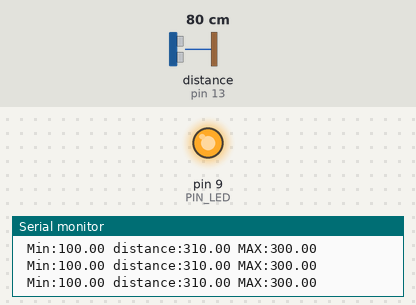
This sketch was run on a simulated Arduino Uno, built with avr-gcc and run on an emulated ATmega328P. On the bench: output pins drawn as LEDs (lit = HIGH), the last lines printed to the serial monitor. Wiring (inferred from the names in the program): ultrasonic range finder: trigger pin 12; echo pin 13. The inputs (shaded band) are chosen by the test bench; at power-on: distance to the obstacle (sensor on pin 13) 80 cm. The echo pulse lasts 58.3 µs per cm; pins used as bus, display or sensor lines are not drawn.

Above: at 1.2 s.
1.3 s: distance to the obstacle (sensor on pin 13) set to 34 cm
2.8 s: distance to the obstacle (sensor on pin 13) set to 27 cm
At 4.1 s:
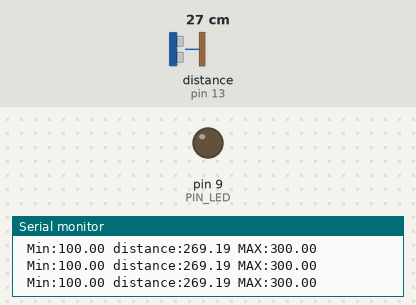
4.4 s: distance to the obstacle (sensor on pin 13) set to 12 cm
5.9 s: distance to the obstacle (sensor on pin 13) set to 9 cm
At 6.4 s:
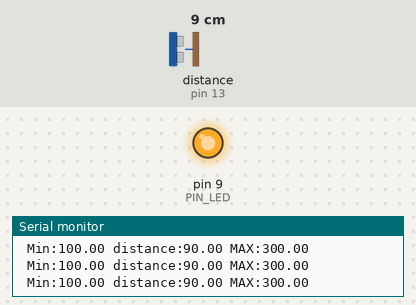
7.5 s: distance to the obstacle (sensor on pin 13) set to 18 cm
At 8.5 s:
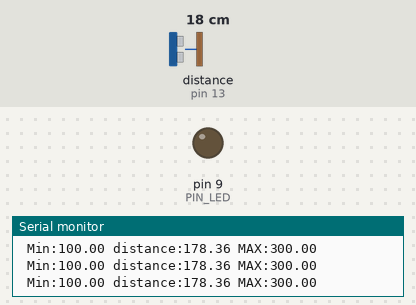
Timing chart, 0 to 10.0 s (numbered marks = the images above; inputs shaded):
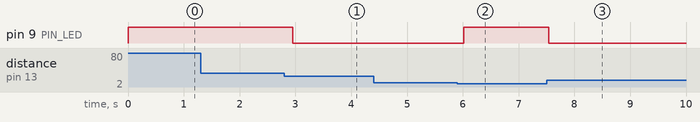

The sketch:

07_example_0.ino
```cpp
#define PIN_LED 9
#define PIN_TRIG 12
#define PIN_ECHO 13

#define SND_VEL 346.0 //거리 346m
#define INTERVAL 100
#define PULSE_DURATION 10
#define _DIST_MIN 100.0
#define _DIST_MAX 300.0

#define TIMEOUT ((INTERVAL / 2) * 1000.0)
#define SCALE (0.001 * 0.5 * SND_VEL) // 단위맞춰주기 위해서 * 왔다갔다하는거리 /2 * 거리


float USS_measure(int TRIG, int ECHO){
  digitalWrite(TRIG,HIGH);
  delayMicroseconds(PULSE_DURATION);
  digitalWrite(TRIG, LOW);

  return pulseIn(ECHO, HIGH, TIMEOUT) * SCALE; //아두이노 내장 함수
}

// the setup function runs once when you press reset or power the board
void setup() {
  // initialize digital pin LED_BUILTIN as an output.
  pinMode(PIN_LED, OUTPUT);
  pinMode(PIN_TRIG, OUTPUT);
  pinMode(PIN_ECHO, INPUT);
  digitalWrite(PIN_TRIG,LOW);

  Serial.begin(57600);
}

// the loop function runs over and over again forever
void loop() {

  float distance = USS_measure(PIN_TRIG, PIN_ECHO);

  if ((distance == 0.0) || (distance > _DIST_MAX)){
    distance = _DIST_MAX + 10.0;
    digitalWrite(PIN_LED,1); //LED OFF
  }else if (distance < _DIST_MIN){
    distance = _DIST_MIN - 10.0;
    digitalWrite(PIN_LED,1); //LED_OFF
  }else{
    digitalWrite(PIN_LED,0); //LED_ON
  }

  Serial.print(" Min:"); Serial.print(_DIST_MIN);
  Serial.print(" distance:"); Serial.print(distance);
  Serial.print(" MAX:"); Serial.print(_DIST_MAX);
  Serial.println("");

  delay(50);

  delay(INTERVAL);
}
```

Measured:
- the behaviour switches between 31 and 30 cm on distance to the obstacle (sensor on pin 13) (found by bisection; images 0 and 1)
- the behaviour switches between 11 and 10 cm on distance to the obstacle (sensor on pin 13) (found by bisection; images 1 and 2)
- after the input at 2.8 s, pin 9 (PIN_LED): HIGH → LOW after 0.15 s
- after the input at 5.9 s, pin 9 (PIN_LED): LOW → HIGH after 0.12 s
- after the input at 7.5 s, pin 9 (PIN_LED): HIGH → LOW at once
